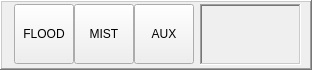
    <widget class="QFrame" name="frame_aux_btns_horizontal">
     <property name="geometry">
      <rect>
       <x>642</x>
       <y>698</y>
       <width>312</width>
       <height>70</height>
      </rect>
     </property>
     <property name="frameShape">
      <enum>QFrame::WinPanel</enum>
     </property>
     <property name="frameShadow">
      <enum>QFrame::Raised</enum>
     </property>
     <widget class="ActionButton" name="abtn_mainh_aux_flood">
      <property name="geometry">
       <rect>
        <x>14</x>
        <y>4</y>
        <width>60</width>
        <height>60</height>
       </rect>
      </property>
      <property name="minimumSize">
       <size>
        <width>60</width>
        <height>60</height>
       </size>
      </property>
      <property name="maximumSize">
       <size>
        <width>60</width>
        <height>60</height>
       </size>
      </property>
      <property name="text">
       <string>FLOOD</string>
      </property>
      <property name="iconSize">
       <size>
        <width>24</width>
        <height>24</height>
       </size>
      </property>
      <property name="checkable">
       <bool>true</bool>
      </property>
      <property name="true_python_cmd_string" stdset="0">
       <string/>
      </property>
      <property name="false_python_cmd_string" stdset="0">
       <string/>
      </property>
      <property name="estop_action" stdset="0">
       <bool>false</bool>
      </property>
      <property name="flood_action" stdset="0">
       <bool>true</bool>
      </property>
     </widget>
     <widget class="ActionButton" name="abtn_mainh_aux_mist">
      <property name="geometry">
       <rect>
        <x>74</x>
        <y>4</y>
        <width>60</width>
        <height>60</height>
       </rect>
      </property>
      <property name="minimumSize">
       <size>
        <width>60</width>
        <height>60</height>
       </size>
      </property>
      <property name="maximumSize">
       <size>
        <width>60</width>
        <height>60</height>
       </size>
      </property>
      <property name="text">
       <string>MIST</string>
      </property>
      <property name="iconSize">
       <size>
        <width>24</width>
        <height>24</height>
       </size>
      </property>
      <property name="checkable">
       <bool>true</bool>
      </property>
      <property name="true_python_cmd_string" stdset="0">
       <string/>
      </property>
      <property name="false_python_cmd_string" stdset="0">
       <string/>
      </property>
      <property name="estop_action" stdset="0">
       <bool>false</bool>
      </property>
      <property name="mist_action" stdset="0">
       <bool>true</bool>
      </property>
     </widget>
     <widget class="PushButton" name="pbtn_mainh_aux_aux">
      <property name="geometry">
       <rect>
        <x>134</x>
        <y>4</y>
        <width>60</width>
        <height>60</height>
       </rect>
      </property>
      <property name="text">
       <string>AUX</string>
      </property>
      <property name="checkable">
       <bool>true</bool>
      </property>
      <property name="true_python_cmd_string" stdset="0">
       <string/>
      </property>
      <property name="false_python_cmd_string" stdset="0">
       <string/>
      </property>
     </widget>
     <widget class="StatusLabel" name="statuslabel_6">
      <property name="geometry">
       <rect>
        <x>200</x>
        <y>4</y>
        <width>101</width>
        <height>61</height>
       </rect>
      </property>
      <property name="frameShape">
       <enum>QFrame::WinPanel</enum>
      </property>
      <property name="frameShadow">
       <enum>QFrame::Sunken</enum>
      </property>
      <property name="textTemplate" stdset="0">
       <string>  %a %H:%M %S</string>
      </property>
      <property name="time_stamp_status" stdset="0">
       <bool>true</bool>
      </property>
     </widget>
    </widget>
